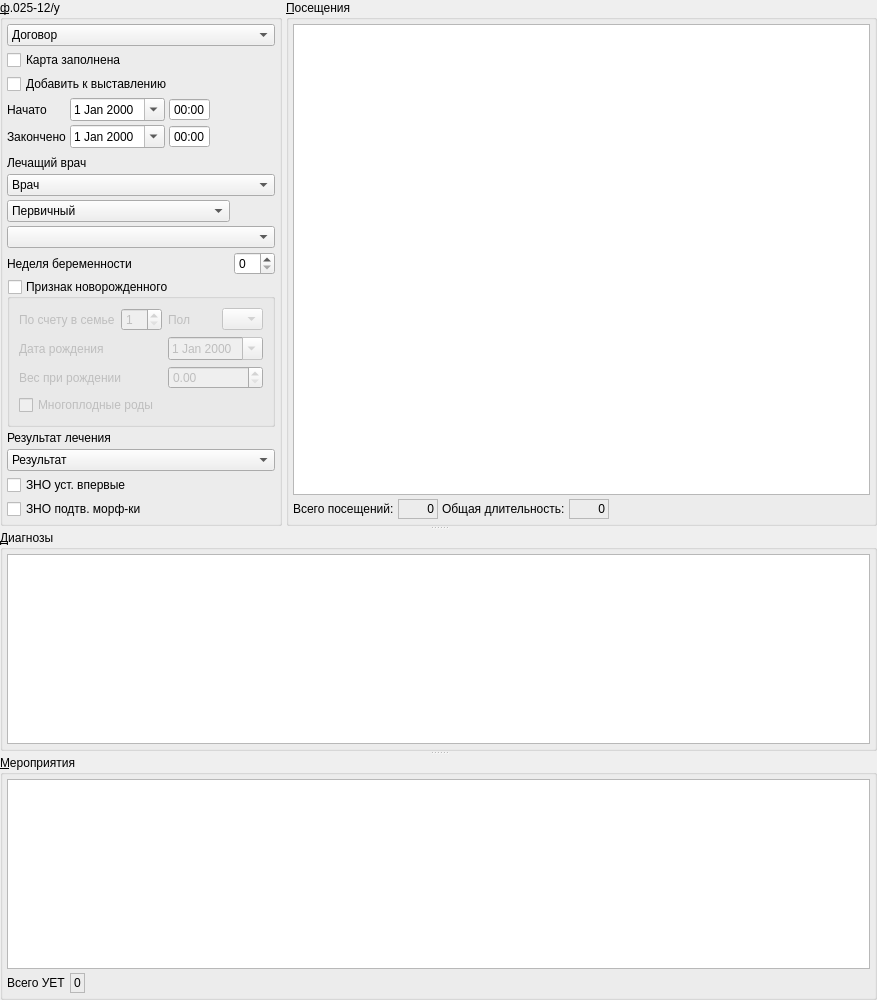
          <widget class="QWidget" name="scrollAreaWidgetContents">
           <property name="geometry">
            <rect>
             <x>0</x>
             <y>0</y>
             <width>877</width>
             <height>928</height>
            </rect>
           </property>
           <layout class="QVBoxLayout" name="verticalLayout_3">
            <property name="margin">
             <number>0</number>
            </property>
            <item>
             <widget class="QSplitter" name="splitter_2">
              <property name="orientation">
               <enum>Qt::Vertical</enum>
              </property>
              <property name="childrenCollapsible">
               <bool>false</bool>
              </property>
              <widget class="QFrame" name="frameBaseAndDiagnosises">
               <property name="frameShape">
                <enum>QFrame::NoFrame</enum>
               </property>
               <property name="frameShadow">
                <enum>QFrame::Raised</enum>
               </property>
               <layout class="QHBoxLayout" name="horizontalLayout">
                <property name="spacing">
                 <number>4</number>
                </property>
                <property name="margin">
                 <number>0</number>
                </property>
                <item>
                 <widget class="QGroupBox" name="grpBase">
                  <property name="sizePolicy">
                   <sizepolicy hsizetype="Maximum" vsizetype="Preferred">
                    <horstretch>0</horstretch>
                    <verstretch>0</verstretch>
                   </sizepolicy>
                  </property>
                  <property name="title">
                   <string>&amp;ф.025-12/у</string>
                  </property>
                  <layout class="QGridLayout" name="gridLayout_2">
                   <property name="margin">
                    <number>4</number>
                   </property>
                   <property name="spacing">
                    <number>4</number>
                   </property>
                   <item row="13" column="0" colspan="4">
                    <widget class="CRBComboBox" name="cmbResult">
                     <property name="whatsThis">
                      <string>результат осмотра</string>
                     </property>
                     <item>
                      <property name="text">
                       <string>Результат</string>
                      </property>
                     </item>
                    </widget>
                   </item>
                   <item row="10" column="3">
                    <widget class="QSpinBox" name="edtPregnancyWeek">
                     <property name="sizePolicy">
                      <sizepolicy hsizetype="Maximum" vsizetype="Fixed">
                       <horstretch>0</horstretch>
                       <verstretch>0</verstretch>
                      </sizepolicy>
                     </property>
                     <property name="maximum">
                      <number>40</number>
                     </property>
                    </widget>
                   </item>
                   <item row="9" column="0" colspan="4">
                    <widget class="CRBComboBox" name="cmbOrder">
                     <item>
                      <property name="text">
                       <string/>
                      </property>
                     </item>
                     <item>
                      <property name="text">
                       <string>Плановый</string>
                      </property>
                     </item>
                     <item>
                      <property name="text">
                       <string>Экстренный</string>
                      </property>
                     </item>
                     <item>
                      <property name="text">
                       <string>Самообращение</string>
                      </property>
                     </item>
                     <item>
                      <property name="text">
                       <string>Принудительный</string>
                      </property>
                     </item>
                     <item>
                      <property name="text">
                       <string>Неотложный</string>
                      </property>
                     </item>
                    </widget>
                   </item>
                   <item row="10" column="0" colspan="3">
                    <widget class="QLabel" name="lblPregnancyWeek">
                     <property name="sizePolicy">
                      <sizepolicy hsizetype="Maximum" vsizetype="Preferred">
                       <horstretch>0</horstretch>
                       <verstretch>0</verstretch>
                      </sizepolicy>
                     </property>
                     <property name="text">
                      <string>Неделя беременности</string>
                     </property>
                     <property name="buddy">
                      <cstring>edtPregnancyWeek</cstring>
                     </property>
                    </widget>
                   </item>
                   <item row="12" column="0" colspan="4">
                    <widget class="QLabel" name="lblResult">
                     <property name="text">
                      <string>Результат лечения</string>
                     </property>
                     <property name="alignment">
                      <set>Qt::AlignLeading|Qt::AlignLeft|Qt::AlignVCenter</set>
                     </property>
                     <property name="buddy">
                      <cstring>cmbResult</cstring>
                     </property>
                    </widget>
                   </item>
                   <item row="8" column="0" colspan="3">
                    <widget class="QComboBox" name="cmbPrimary">
                     <item>
                      <property name="text">
                       <string>Первичный</string>
                      </property>
                     </item>
                     <item>
                      <property name="text">
                       <string>Повторный</string>
                      </property>
                     </item>
                     <item>
                      <property name="text">
                       <string>Актив</string>
                      </property>
                     </item>
                    </widget>
                   </item>
                   <item row="3" column="0">
                    <widget class="QLabel" name="lblBegDate">
                     <property name="sizePolicy">
                      <sizepolicy hsizetype="Maximum" vsizetype="Preferred">
                       <horstretch>0</horstretch>
                       <verstretch>0</verstretch>
                      </sizepolicy>
                     </property>
                     <property name="text">
                      <string>Начато</string>
                     </property>
                     <property name="buddy">
                      <cstring>edtBegDate</cstring>
                     </property>
                    </widget>
                   </item>
                   <item row="7" column="0" colspan="4">
                    <widget class="CPersonComboBoxEx" name="cmbPerson">
                     <property name="whatsThis">
                      <string>врач отвечающий за осмотр (терапевт)</string>
                     </property>
                     <item>
                      <property name="text">
                       <string>Врач</string>
                      </property>
                     </item>
                    </widget>
                   </item>
                   <item row="6" column="0" colspan="4">
                    <widget class="QLabel" name="lblPerson">
                     <property name="text">
                      <string>Лечащий врач</string>
                     </property>
                     <property name="buddy">
                      <cstring>cmbPerson</cstring>
                     </property>
                    </widget>
                   </item>
                   <item row="5" column="0">
                    <widget class="QLabel" name="lblNextDate">
                     <property name="sizePolicy">
                      <sizepolicy hsizetype="Maximum" vsizetype="Preferred">
                       <horstretch>0</horstretch>
                       <verstretch>0</verstretch>
                      </sizepolicy>
                     </property>
                     <property name="maximumSize">
                      <size>
                       <width>16777215</width>
                       <height>0</height>
                      </size>
                     </property>
                     <property name="text">
                      <string>След.явка</string>
                     </property>
                     <property name="buddy">
                      <cstring>edtNextDate</cstring>
                     </property>
                    </widget>
                   </item>
                   <item row="2" column="0" colspan="4">
                    <widget class="QCheckBox" name="chkExposeConfirmed">
                     <property name="text">
                      <string>Добавить к выставлению</string>
                     </property>
                    </widget>
                   </item>
                   <item row="15" column="0" colspan="3">
                    <widget class="QCheckBox" name="chkZNOMorph">
                     <property name="toolTip">
                      <string>ЗНО потдверждён морфологически</string>
                     </property>
                     <property name="text">
                      <string>ЗНО подтв. морф-ки</string>
                     </property>
                    </widget>
                   </item>
                   <item row="0" column="0" colspan="4">
                    <widget class="CContractComboBox" name="cmbContract">
                     <property name="whatsThis">
                      <string>номер, дата и основание договора в рамках которого производится осмотр</string>
                     </property>
                     <item>
                      <property name="text">
                       <string>Договор</string>
                      </property>
                     </item>
                    </widget>
                   </item>
                   <item row="4" column="0">
                    <widget class="QLabel" name="lblEndDate">
                     <property name="sizePolicy">
                      <sizepolicy hsizetype="Maximum" vsizetype="Preferred">
                       <horstretch>0</horstretch>
                       <verstretch>0</verstretch>
                      </sizepolicy>
                     </property>
                     <property name="text">
                      <string>Закончено</string>
                     </property>
                     <property name="buddy">
                      <cstring>edtEndDate</cstring>
                     </property>
                    </widget>
                   </item>
                   <item row="14" column="0" colspan="3">
                    <widget class="QCheckBox" name="chkZNOFirst">
                     <property name="toolTip">
                      <string>ЗНО установлен впервые</string>
                     </property>
                     <property name="text">
                      <string>ЗНО уст. впервые</string>
                     </property>
                    </widget>
                   </item>
                   <item row="16" column="0" colspan="4">
                    <spacer>
                     <property name="orientation">
                      <enum>Qt::Vertical</enum>
                     </property>
                     <property name="sizeHint" stdset="0">
                      <size>
                       <width>16</width>
                       <height>20</height>
                      </size>
                     </property>
                    </spacer>
                   </item>
                   <item row="4" column="1" colspan="3">
                    <widget class="QFrame" name="frmEndDateTime">
                     <property name="sizePolicy">
                      <sizepolicy hsizetype="Maximum" vsizetype="Preferred">
                       <horstretch>0</horstretch>
                       <verstretch>0</verstretch>
                      </sizepolicy>
                     </property>
                     <property name="frameShape">
                      <enum>QFrame::NoFrame</enum>
                     </property>
                     <property name="frameShadow">
                      <enum>QFrame::Plain</enum>
                     </property>
                     <property name="lineWidth">
                      <number>0</number>
                     </property>
                     <layout class="QHBoxLayout" name="horizontalLayout_4">
                      <property name="spacing">
                       <number>4</number>
                      </property>
                      <property name="margin">
                       <number>0</number>
                      </property>
                      <item>
                       <widget class="CDateEdit" name="edtEndDate">
                        <property name="sizePolicy">
                         <sizepolicy hsizetype="Maximum" vsizetype="Fixed">
                          <horstretch>0</horstretch>
                          <verstretch>0</verstretch>
                         </sizepolicy>
                        </property>
                        <property name="whatsThis">
                         <string>дата окончания осмотра</string>
                        </property>
                        <property name="calendarPopup">
                         <bool>true</bool>
                        </property>
                       </widget>
                      </item>
                      <item>
                       <widget class="QTimeEdit" name="edtEndTime">
                        <property name="buttonSymbols">
                         <enum>QAbstractSpinBox::NoButtons</enum>
                        </property>
                        <property name="displayFormat">
                         <string>HH:mm</string>
                        </property>
                       </widget>
                      </item>
                     </layout>
                    </widget>
                   </item>
                   <item row="3" column="1" colspan="3">
                    <widget class="QFrame" name="frmBegDateTime">
                     <property name="sizePolicy">
                      <sizepolicy hsizetype="Maximum" vsizetype="Preferred">
                       <horstretch>0</horstretch>
                       <verstretch>0</verstretch>
                      </sizepolicy>
                     </property>
                     <property name="frameShape">
                      <enum>QFrame::NoFrame</enum>
                     </property>
                     <property name="frameShadow">
                      <enum>QFrame::Plain</enum>
                     </property>
                     <property name="lineWidth">
                      <number>0</number>
                     </property>
                     <layout class="QHBoxLayout" name="horizontalLayout_3">
                      <property name="spacing">
                       <number>4</number>
                      </property>
                      <property name="margin">
                       <number>0</number>
                      </property>
                      <item>
                       <widget class="CDateEdit" name="edtBegDate">
                        <property name="sizePolicy">
                         <sizepolicy hsizetype="Maximum" vsizetype="Fixed">
                          <horstretch>0</horstretch>
                          <verstretch>0</verstretch>
                         </sizepolicy>
                        </property>
                        <property name="whatsThis">
                         <string>дата начала осмотра</string>
                        </property>
                        <property name="calendarPopup">
                         <bool>true</bool>
                        </property>
                       </widget>
                      </item>
                      <item>
                       <widget class="QTimeEdit" name="edtBegTime">
                        <property name="buttonSymbols">
                         <enum>QAbstractSpinBox::NoButtons</enum>
                        </property>
                        <property name="displayFormat">
                         <string>HH:mm</string>
                        </property>
                       </widget>
                      </item>
                     </layout>
                    </widget>
                   </item>
                   <item row="5" column="1" colspan="3">
                    <widget class="QFrame" name="frmNextDateTime">
                     <property name="sizePolicy">
                      <sizepolicy hsizetype="Maximum" vsizetype="Preferred">
                       <horstretch>0</horstretch>
                       <verstretch>0</verstretch>
                      </sizepolicy>
                     </property>
                     <property name="frameShape">
                      <enum>QFrame::NoFrame</enum>
                     </property>
                     <property name="frameShadow">
                      <enum>QFrame::Plain</enum>
                     </property>
                     <property name="lineWidth">
                      <number>0</number>
                     </property>
                     <layout class="QHBoxLayout" name="horizontalLayout_5">
                      <property name="spacing">
                       <number>4</number>
                      </property>
                      <property name="margin">
                       <number>0</number>
                      </property>
                      <item>
                       <widget class="CDateEdit" name="edtNextDate">
                        <property name="sizePolicy">
                         <sizepolicy hsizetype="Maximum" vsizetype="Fixed">
                          <horstretch>0</horstretch>
                          <verstretch>0</verstretch>
                         </sizepolicy>
                        </property>
                        <property name="maximumSize">
                         <size>
                          <width>16777215</width>
                          <height>0</height>
                         </size>
                        </property>
                        <property name="calendarPopup">
                         <bool>true</bool>
                        </property>
                       </widget>
                      </item>
                     </layout>
                    </widget>
                   </item>
                   <item row="11" column="0" colspan="4">
                    <widget class="QGroupBox" name="gbLittleStrangerFlag">
                     <property name="title">
                      <string>Признак новорожденного</string>
                     </property>
                     <property name="checkable">
                      <bool>true</bool>
                     </property>
                     <property name="checked">
                      <bool>false</bool>
                     </property>
                     <layout class="QGridLayout" name="gridLayout_7">
                      <item row="4" column="0" colspan="2">
                       <widget class="QCheckBox" name="chkMultipleBirths">
                        <property name="text">
                         <string>Многоплодные роды</string>
                        </property>
                       </widget>
                      </item>
                      <item row="0" column="3">
                       <widget class="QComboBox" name="cmbChildSex">
                        <property name="sizePolicy">
                         <sizepolicy hsizetype="Maximum" vsizetype="Fixed">
                          <horstretch>0</horstretch>
                          <verstretch>0</verstretch>
                         </sizepolicy>
                        </property>
                        <item>
                         <property name="text">
                          <string/>
                         </property>
                        </item>
                        <item>
                         <property name="text">
                          <string>М</string>
                         </property>
                        </item>
                        <item>
                         <property name="text">
                          <string>Ж</string>
                         </property>
                        </item>
                       </widget>
                      </item>
                      <item row="0" column="2">
                       <widget class="QLabel" name="lblChildSex">
                        <property name="text">
                         <string>Пол</string>
                        </property>
                       </widget>
                      </item>
                      <item row="0" column="1">
                       <widget class="QSpinBox" name="sbChildNumber">
                        <property name="sizePolicy">
                         <sizepolicy hsizetype="Maximum" vsizetype="Fixed">
                          <horstretch>0</horstretch>
                          <verstretch>0</verstretch>
                         </sizepolicy>
                        </property>
                        <property name="minimum">
                         <number>1</number>
                        </property>
                       </widget>
                      </item>
                      <item row="0" column="0">
                       <widget class="QLabel" name="lblChildNumber">
                        <property name="text">
                         <string>По счету в семье</string>
                        </property>
                       </widget>
                      </item>
                      <item row="1" column="2" colspan="2">
                       <widget class="CDateEdit" name="edtChildBirthDate">
                        <property name="sizePolicy">
                         <sizepolicy hsizetype="Maximum" vsizetype="Fixed">
                          <horstretch>0</horstretch>
                          <verstretch>0</verstretch>
                         </sizepolicy>
                        </property>
                        <property name="calendarPopup">
                         <bool>true</bool>
                        </property>
                       </widget>
                      </item>
                      <item row="1" column="0">
                       <widget class="QLabel" name="lblChildBirthDate">
                        <property name="text">
                         <string>Дата рождения</string>
                        </property>
                       </widget>
                      </item>
                      <item row="2" column="0" colspan="2">
                       <widget class="QLabel" name="lblBirthWeight">
                        <property name="text">
                         <string>Вес при рождении</string>
                        </property>
                        <property name="buddy">
                         <cstring>sbBirthWeight</cstring>
                        </property>
                       </widget>
                      </item>
                      <item row="2" column="2" colspan="2">
                       <widget class="QDoubleSpinBox" name="sbBirthWeight">
                        <property name="maximum">
                         <double>9999.989999999999782</double>
                        </property>
                       </widget>
                      </item>
                     </layout>
                    </widget>
                   </item>
                   <item row="1" column="0" colspan="4">
                    <widget class="QCheckBox" name="chkIsClosed">
                     <property name="text">
                      <string>Карта заполнена</string>
                     </property>
                    </widget>
                   </item>
                  </layout>
                 </widget>
                </item>
                <item>
                 <widget class="QGroupBox" name="groupBox">
                  <property name="title">
                   <string>&amp;Посещения</string>
                  </property>
                  <layout class="QGridLayout" name="gridLayout_5">
                   <property name="margin">
                    <number>4</number>
                   </property>
                   <property name="spacing">
                    <number>4</number>
                   </property>
                   <item row="1" column="0">
                    <widget class="QLabel" name="lblVisitsCount">
                     <property name="text">
                      <string>Всего посещений:</string>
                     </property>
                    </widget>
                   </item>
                   <item row="1" column="3">
                    <widget class="QLabel" name="lblVisitsDurationValue">
                     <property name="minimumSize">
                      <size>
                       <width>40</width>
                       <height>0</height>
                      </size>
                     </property>
                     <property name="frameShape">
                      <enum>QFrame::StyledPanel</enum>
                     </property>
                     <property name="frameShadow">
                      <enum>QFrame::Sunken</enum>
                     </property>
                     <property name="text">
                      <string>0</string>
                     </property>
                     <property name="alignment">
                      <set>Qt::AlignRight|Qt::AlignTrailing|Qt::AlignVCenter</set>
                     </property>
                    </widget>
                   </item>
                   <item row="1" column="1">
                    <widget class="QLabel" name="lblVisitsCountValue">
                     <property name="sizePolicy">
                      <sizepolicy hsizetype="Preferred" vsizetype="Preferred">
                       <horstretch>0</horstretch>
                       <verstretch>0</verstretch>
                      </sizepolicy>
                     </property>
                     <property name="minimumSize">
                      <size>
                       <width>40</width>
                       <height>0</height>
                      </size>
                     </property>
                     <property name="frameShape">
                      <enum>QFrame::StyledPanel</enum>
                     </property>
                     <property name="frameShadow">
                      <enum>QFrame::Sunken</enum>
                     </property>
                     <property name="text">
                      <string>0</string>
                     </property>
                     <property name="alignment">
                      <set>Qt::AlignRight|Qt::AlignTrailing|Qt::AlignVCenter</set>
                     </property>
                    </widget>
                   </item>
                   <item row="0" column="0" colspan="5">
                    <widget class="CInDocTableView" name="tblVisits"/>
                   </item>
                   <item row="1" column="4">
                    <spacer>
                     <property name="orientation">
                      <enum>Qt::Horizontal</enum>
                     </property>
                     <property name="sizeHint" stdset="0">
                      <size>
                       <width>40</width>
                       <height>20</height>
                      </size>
                     </property>
                    </spacer>
                   </item>
                   <item row="1" column="2">
                    <widget class="QLabel" name="lblVisitsDuration">
                     <property name="text">
                      <string>Общая длительность:</string>
                     </property>
                    </widget>
                   </item>
                  </layout>
                 </widget>
                </item>
               </layout>
              </widget>
              <widget class="QFrame" name="frameVisitsAndActionSummary">
               <property name="frameShape">
                <enum>QFrame::NoFrame</enum>
               </property>
               <property name="frameShadow">
                <enum>QFrame::Raised</enum>
               </property>
               <layout class="QGridLayout" name="gridLayout_9">
                <property name="margin">
                 <number>0</number>
                </property>
                <property name="spacing">
                 <number>0</number>
                </property>
                <item row="0" column="0">
                 <widget class="QSplitter" name="splitter_4">
                  <property name="sizePolicy">
                   <sizepolicy hsizetype="Preferred" vsizetype="Minimum">
                    <horstretch>0</horstretch>
                    <verstretch>0</verstretch>
                   </sizepolicy>
                  </property>
                  <property name="orientation">
                   <enum>Qt::Vertical</enum>
                  </property>
                  <widget class="QGroupBox" name="grplFinalDiagnostics">
                   <property name="title">
                    <string>&amp;Диагнозы</string>
                   </property>
                   <layout class="QGridLayout" name="gridLayout_3">
                    <property name="margin">
                     <number>4</number>
                    </property>
                    <property name="spacing">
                     <number>4</number>
                    </property>
                    <item row="0" column="0">
                     <widget class="CDiagnosticsInDocTableView" name="tblFinalDiagnostics">
                      <property name="minimumSize">
                       <size>
                        <width>0</width>
                        <height>100</height>
                       </size>
                      </property>
                     </widget>
                    </item>
                   </layout>
                  </widget>
                  <widget class="QGroupBox" name="grpActions">
                   <property name="title">
                    <string>&amp;Мероприятия</string>
                   </property>
                   <layout class="QVBoxLayout" name="verticalLayout">
                    <property name="spacing">
                     <number>4</number>
                    </property>
                    <property name="margin">
                     <number>4</number>
                    </property>
                    <item>
                     <widget class="CInDocTableView" name="tblActions">
                      <property name="sizePolicy">
                       <sizepolicy hsizetype="Expanding" vsizetype="Expanding">
                        <horstretch>0</horstretch>
                        <verstretch>20</verstretch>
                       </sizepolicy>
                      </property>
                      <property name="minimumSize">
                       <size>
                        <width>0</width>
                        <height>100</height>
                       </size>
                      </property>
                     </widget>
                    </item>
                    <item>
                     <widget class="QFrame" name="frmTotalUet">
                      <property name="frameShape">
                       <enum>QFrame::NoFrame</enum>
                      </property>
                      <property name="frameShadow">
                       <enum>QFrame::Plain</enum>
                      </property>
                      <layout class="QHBoxLayout" name="horizontalLayout_2">
                       <property name="spacing">
                        <number>4</number>
                       </property>
                       <property name="margin">
                        <number>0</number>
                       </property>
                       <item>
                        <widget class="QLabel" name="lblTotalUet">
                         <property name="text">
                          <string>Всего УЕТ</string>
                         </property>
                        </widget>
                       </item>
                       <item>
                        <widget class="QLabel" name="lblShowTotalUet">
                         <property name="frameShape">
                          <enum>QFrame::StyledPanel</enum>
                         </property>
                         <property name="frameShadow">
                          <enum>QFrame::Sunken</enum>
                         </property>
                         <property name="text">
                          <string>0</string>
                         </property>
                        </widget>
                       </item>
                       <item>
                        <spacer name="horizontalSpacer">
                         <property name="orientation">
                          <enum>Qt::Horizontal</enum>
                         </property>
                         <property name="sizeHint" stdset="0">
                          <size>
                           <width>681</width>
                           <height>20</height>
                          </size>
                         </property>
                        </spacer>
                       </item>
                      </layout>
                     </widget>
                    </item>
                   </layout>
                  </widget>
                 </widget>
                </item>
               </layout>
              </widget>
             </widget>
            </item>
           </layout>
          </widget>
